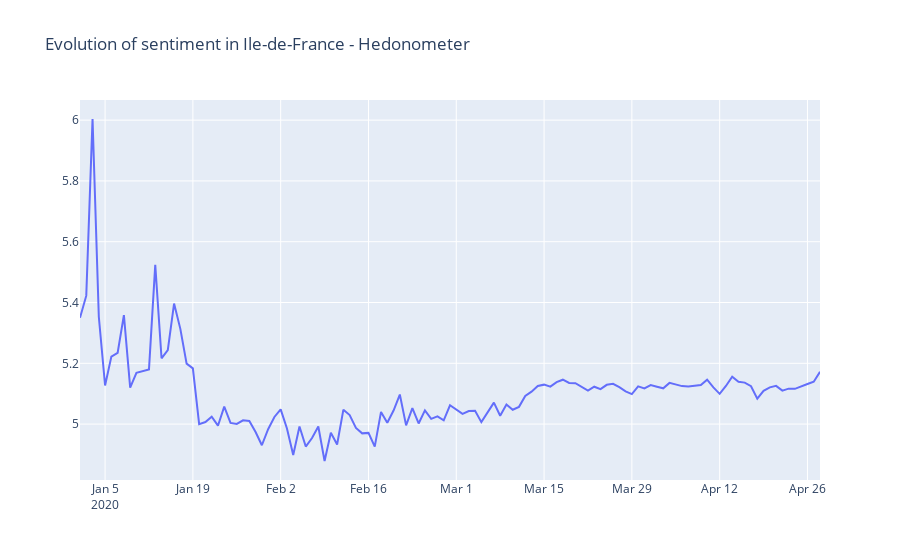

The notebook cell saved with this chart:
### Code cell
def plot_sentiment_evolution_hedonometer(df) :
    traces=[]
    traces.append(go.Scatter(x = df['day'], 
                                 y = df['hedonometer_score'].values,
                                mode = 'lines',
                                name = 'hedonometer_score'))
    layout = go.Layout(title="Evolution of sentiment in Ile-de-France - Hedonometer")
    fig = go.Figure(traces, layout)
    py.iplot(fig)
plot_sentiment_evolution_hedonometer(tweets_hedonometer)
